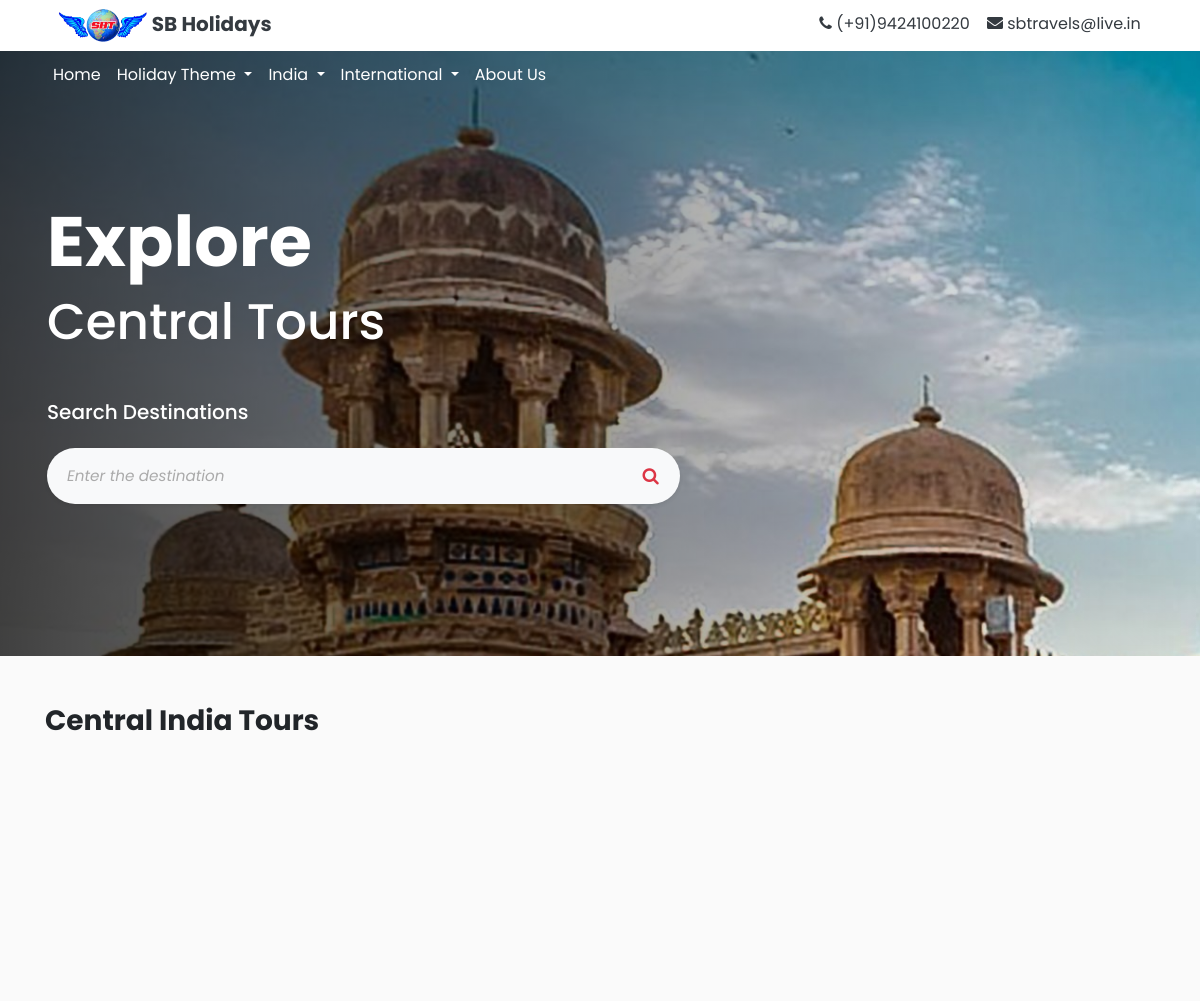
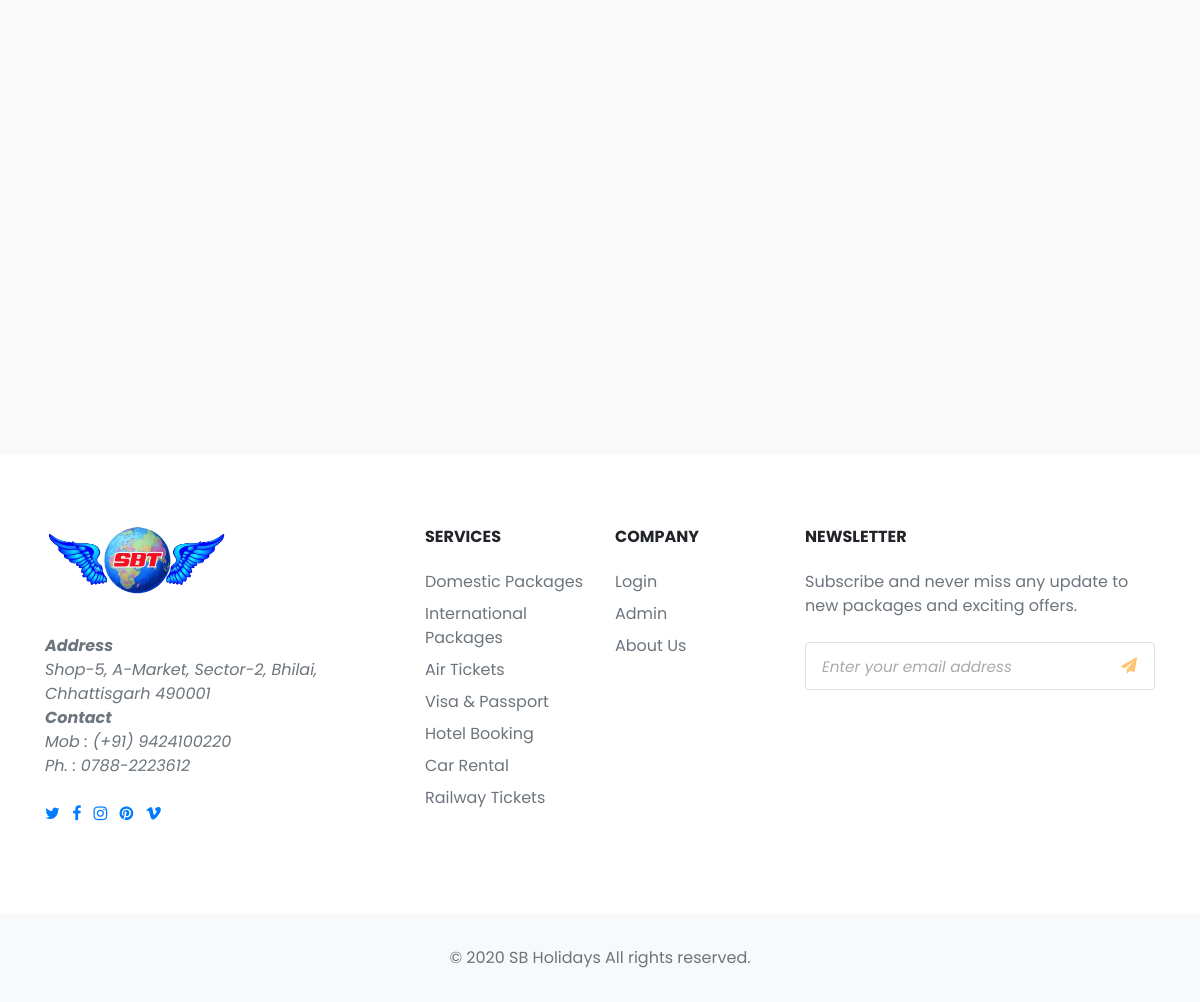
/package_app/india_category/5/, run on the app's committed database (2 pictures, top to bottom).
### package_app/models.py (models this page shows, shortened)
class DomesticCategory(models.Model):
    name = models.TextField(blank=False,null=True)
    category_img = models.ImageField(upload_to='images/')
    popular = models.BooleanField(null=False, default=True)

### package_app/views.py (the view)
# urls.py: url(r'^india_category/(?P<pk>\d+)/$',views.DomesticCategoryDetailView.as_view(),name='domestic_category_detail'),
class DomesticCategoryDetailView(DetailView):
    model = models.DomesticCategory
    context_object_name = 'domestic_detail'
    template_name = 'package_app/domestic_category.html'

### package_app/templates/package_app/domestic_category.html (shortened to what this page needs)
{% extends "package_app/package_app_base.html" %}
{% block body_block %}
<div class="jumbotron parallax" style="border-radius:0;height:auto; background-image: linear-gradient(to right, rgba(0,0,0,0.75), rgba(0,0,0,0)), url('{{domestic_detail.category_img.url}}');">
  <div class="container" style="margin-top:100px;">
    <h1 style="font-size:70px;"><b>Explore</b></h1>
    <h1 style="font-size:50px;">{{domestic_detail.name}} Tours</h1>
    <div class="row mb-5 mt-4">
      <div class="col-lg-7 mx-left">
        <div class="py-3 rounded-lg" >
          <h5 class="mb-4 text-white mt-2">Search Destinations</h5>
          <form action="{% url 'package_app:search_result' %}">
            <div class="p-2 bg-light rounded rounded-pill shadow-sm mb-4">
              <div class="input-group px-0">
                <input name="destination" type="search" placeholder="Enter the destination" aria-describedby="button-addon1" class="form-control border-0 bg-light">
                <div class="input-group-append">
                  <button id="button-addon1" type="submit" class="btn btn-link text-danger" style="font-size:17.5px;"><i class="fa fa-search"></i></button>
                </div>
              </div>
            </div>
          </form>
        </div>
      </div>
    </div>
  </div>
</div>
<div class="exterior pt-5">
<div class="container">
  <div class="px-lg-0">
    <h3 class="font-weight-bold mb-3">{{domestic_detail.name}} India Tours</h3><br>
  </div>
</div>
</div>
{% endblock %}

### static/css/style.css (style rules this page uses)
.whole_font { font-family: 'Poppins', sans-serif; }
.form-control::placeholder { font-size: 0.95rem; color: #aaa; font-style: italic; }
.parallax { background-attachment: fixed; background-position: center; background-repeat: no-repeat; background-size: cover; }
.jumbotron { margin-bottom: 0px; height: 600px; background-position: 0% 25%; background-size: cover; background-repeat: no-repeat; color: white; padding-top: 100px; }
.exterior { min-height: 100vh; background: #fafafa; }
#button-addon1 { color: #ffc371; }

### data on the page
DomesticCategory: category_img (picture), name "Central"
